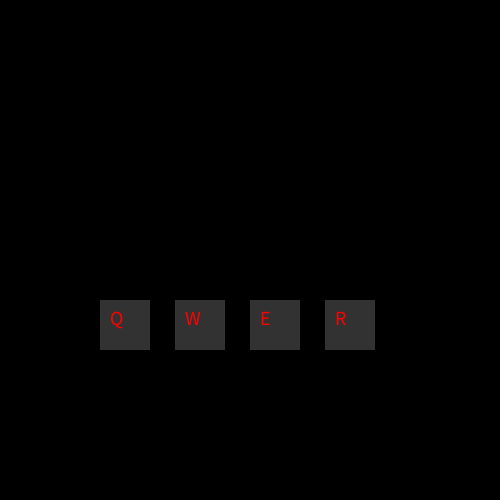
Frame 1 (no input)
Frame 60 (the mouse pressed at the canvas centre just before this capture): identical to frame 1, image omitted
Frame 120 (the mouse held since frame 60 and released just before this capture): identical to frame 1, image omitted

The Processing sketch that drew this single still picture (run headless with seeded random() and noise(); from frame 60 on, the mouse is pressed at the canvas centre):

// Processing sketch: week5_quiz
// ── week5_quiz.pde
int startTime;

// ! VARIABLES FOR QBUTTON !
float QbuttonX = 100;
float QbuttonY = 300;
float QbuttonW = 50;
float QbuttonH = 50;

// ! VARIABLES FOR WBUTTON !
float WbuttonX = 175;
float WbuttonY = 300;
float WbuttonW = 50;
float WbuttonH = 50;

// ! VARIABLES FOR EBUTTON !
float EbuttonX = 250;
float EbuttonY = 300;
float EbuttonW = 50;
float EbuttonH = 50;

// ! VARIABLES FOR RBUTTON !
float RbuttonX = 325;
float RbuttonY = 300;
float RbuttonW = 50;
float RbuttonH = 50;

// ! VARIABLES FOR BOOLEANS !
boolean onQbutton = false;
boolean onWbutton = false;
boolean onEbutton = false;
boolean onRbutton = false;

// ! VARIABLES FOR COLORS !
color beforeOnQ = color(50);
color afterOnQ = color(100);

color beforeOnW = color(50);
color afterOnW = color(100);

color beforeOnE = color(50);
color afterOnE = color(100);

color beforeOnR = color(50);
color afterOnR = color(100);

// ! SETUP !
void setup()
{
  size(500, 500);
  
  startTime = millis();
}

// ! DRAW !
void draw()
{
  background(0);
  
  Qbutton();
  Wbutton();
  Ebutton();
  Rbutton();
}

// ! Q BUTTON CLASS !
void Qbutton()
{
  if (mouseX >= QbuttonX && mouseX <= QbuttonX + QbuttonW && mouseY >= QbuttonY && mouseY <= QbuttonY + QbuttonH) 
  {
    fill(afterOnQ);
    onQbutton = true;
  } else {
    fill(beforeOnQ);
    onQbutton = false;
  }  
  
  noStroke();
  rect(QbuttonX, QbuttonY, QbuttonW, QbuttonH);
  
  fill(255, 0, 0);
  textSize(20);
  text("Q", 110, 325);
}

// ! W BUTTON CLASS !
void Wbutton()
{
  if (mouseX >= WbuttonX && mouseX <= WbuttonX + WbuttonW && mouseY >= WbuttonY && mouseY <= WbuttonY + WbuttonH) 
  {
    fill(afterOnW);
    onWbutton = true;
  } else {
    fill(beforeOnW);
    onWbutton = false;
  }  
  
  noStroke();
  rect(WbuttonX, WbuttonY, WbuttonW, WbuttonH);
  
  fill(255, 0, 0);
  text("W", 185, 325);
}

// ! E BUTTON CLASS !
void Ebutton()
{
  if (mouseX >= EbuttonX && mouseX <= EbuttonX + EbuttonW && mouseY >= EbuttonY && mouseY <= EbuttonY + EbuttonH) 
  {
    fill(afterOnE);
    onEbutton = true;
  } else {
    fill(beforeOnE);
    onEbutton = false;
  }  
  
  noStroke();
  rect(EbuttonX, EbuttonY, EbuttonW, EbuttonH);
  
  fill(255, 0, 0);
  text("E", 260, 325);
}

// ! R BUTTON CLASS !
void Rbutton()
{
  if (mouseX >= RbuttonX && mouseX <= RbuttonX + RbuttonW && mouseY >= RbuttonY && mouseY <= RbuttonY + RbuttonH) 
  {
    fill(afterOnR);
    onRbutton = true;
  } else {
    fill(beforeOnR);
    onRbutton = false;
  }  
  
  noStroke();
  rect(RbuttonX, RbuttonY, RbuttonW, RbuttonH);
  
  fill(255, 0, 0);
  text("R", 335, 325);
}

// ! MOUSECLICKED !
void mouseClicked()
{
  if (onQbutton == true)
  {
    println("Q Button Pressed");
    beforeOnQ = color(255);
    afterOnQ = color(255);
    if (millis() > 3000) 
  {
    beforeOnQ = color(50);
    afterOnQ = color(100);
  }
  }
  
  if(onWbutton == true)
  {
    println("W Button Pressed");
    beforeOnW = color(255);
    afterOnW = color(255);
  }
  
  if(onEbutton == true)
  {
    println("E Button Pressed");
    beforeOnE = color(255);
    afterOnE = color(255);
  }
  
  if(onRbutton == true)
  {
    println("R Button Pressed");
    beforeOnR = color(255);
    afterOnR = color(255);
  }
}

// ! KEYTYPED !
void keyTyped()
{
  switch(key)
  {
    case 'q':
    println("Q Button Pressed");
    beforeOnQ = color(255);
    afterOnQ = color(255);
    break;
    case 'w':
    println("W Button Pressed");
    beforeOnW = color(255);
    afterOnW = color(255);
    break;
    case 'e':
    println("E Button Pressed");
    beforeOnE = color(255);
    afterOnE = color(255);
    break;
    case 'r':
    println("R Button Pressed");
    beforeOnR = color(255);
    afterOnR = color(255);
    break;
  }
}
